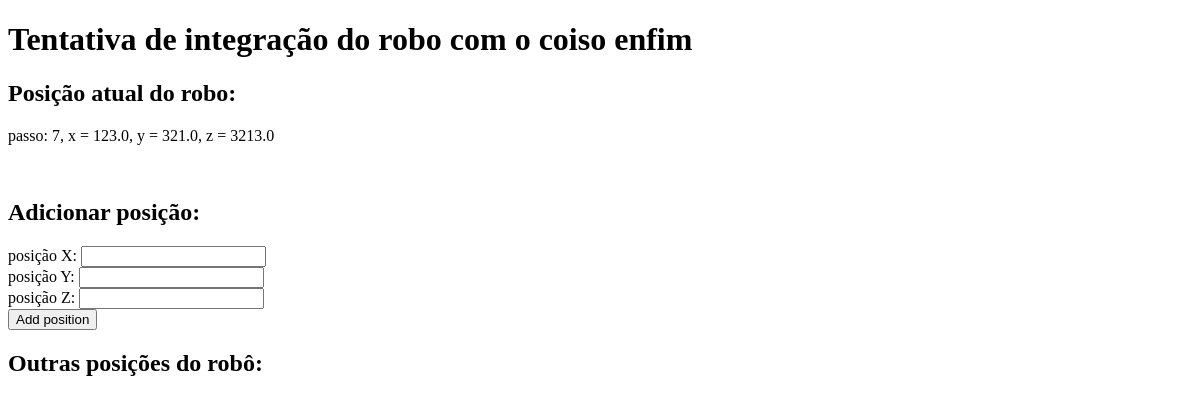
Before: / with the older database file.
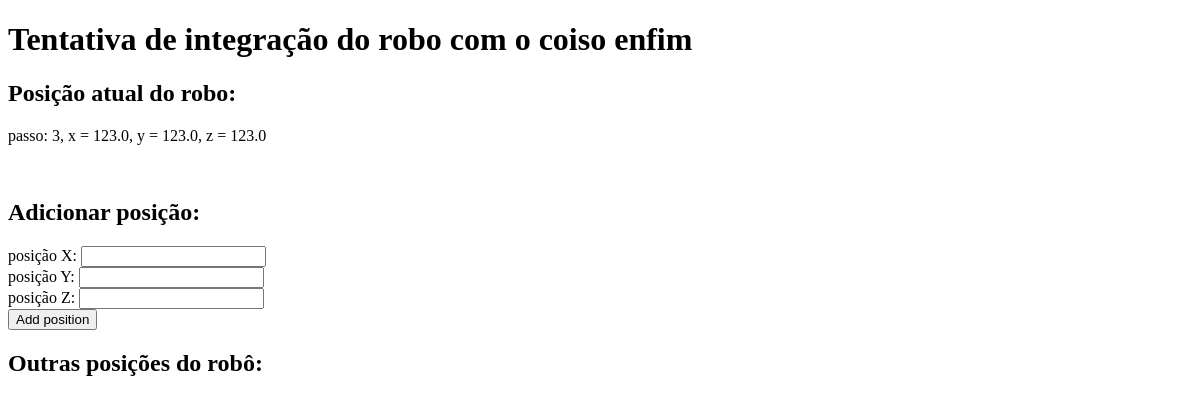
After: the same page with the newer database file.
### tables this page shows
CREATE TABLE robot
            (id INTEGER PRIMARY KEY AUTOINCREMENT,
            x FLOAT,
            y FLOAT,
            z FLOAT);

### aula1.py (the view)
@app.route('/')
def robot():
    try:
        db = sqlite3.connect('robot.db')
        sql = db.cursor()
        sql.execute('SELECT * FROM robot ORDER BY id DESC')
        result = sql.fetchall()
        for position in result:
            print(position)
        db.close()
        return render_template('robot.html', result=result)
    except Exception as e:
        return render_template('robot.html', result=str(e))

### templates/robot.html (shortened to what this page needs)
<!DOCTYPE html>
<html lang="en">
  <head>
  </head>
  <body>
    <h1>Tentativa de integração do robo com o coiso enfim</h1>
    <div>
      <h2>Posição atual do robo:</h2>
      <p>
        passo: {{result[0][0]}}, x = {{result[0][1]}}, y = {{result[0][2]}}, z =
        {{result[0][3]}}
      </p>
    </div>
    <br />
    <div>
      <h2>Adicionar posição:</h2>
      <form action="/set_position" method="POST">
        <label for="x">posição X: </label>
        <input type="number" id="x" name="x" />
        <br />
        <label for="y">posição Y: </label>
        <input type="number" id="y" name="y" />
        <br />
        <label for="z">posição Z: </label>
        <input type="number" id="z" name="z" />
        <br />
        <input type="submit" value="Add position" />
      </form>
    </div>
    <div>
      <h2 onclick="apear()">Outras posições do robô:</h2>
    </div>
  </body>
</html>

Changed rows visible on the page:
removed robot: id "7", x "123.0", y "321.0", z "3213.0"
now on this page (row unchanged): robot: id "3", x "123.0", y "123.0", z "123.0"
